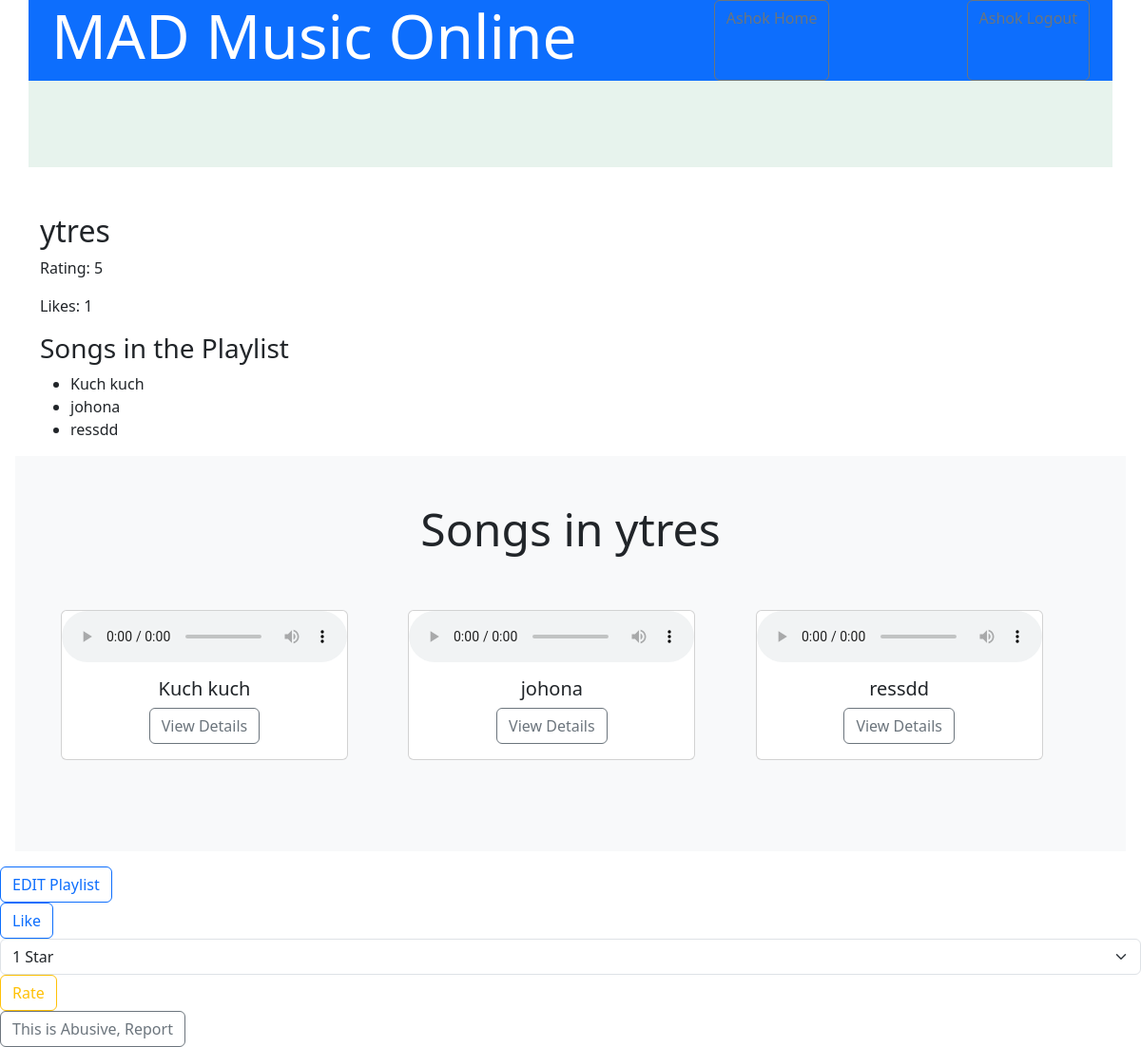
Page /playlist/2 (signed in) on the committed database.
### application/models.py (models this page shows)
class Playlist(db.Model):
    __tablename__ = 'playlist'
    __table_args__ = {'extend_existing': True}
    id = db.Column(db.Integer, autoincrement = True, primary_key = True )
    name = db.Column(db.String(50), nullable = False, unique = True )
    is_abusive = db.Column(db.Boolean, default = 0)
    likes = db.Column(db.Integer, default=0)
    ratings = db.relationship('PlaylistRating', backref='playlist', lazy=True)
    avg_rating = db.Column(db.Integer, default= 0)
    pl_songs = db.relationship(
        'Song',
        secondary=songs,
        primaryjoin='Playlist.id == songs.c.playlist_id',
        secondaryjoin='Song.id == songs.c.song_id',
        backref=db.backref('associated_playlists', lazy=True),
        cascade='all',
        single_parent=True,
    )
    pl_users = db.relationship('User', secondary = users, lazy='subquery',
            backref=db.backref('associated_playlists', lazy=True))

class Song(db.Model):
    __tablename__ = 'song'
    __table_args__ = {'extend_existing': True}
    id = db.Column(db.Integer, autoincrement = True, primary_key = True )
    name = db.Column(db.String(100), nullable = False, unique = True )
    lyrics = db.Column(db.String(10000), nullable= False)
    audio = db.Column(db.String(10000), nullable= False)
    creater_id = db.Column(db.Integer, db.ForeignKey('user.id'), nullable= False)
    created_on =db.Column(db.DateTime(timezone=True), default =datetime.utcnow())
    duration= db.Column(db.Integer, default = 0)
    likes = db.Column(db.Integer, default=0)
    ratings = db.relationship('SongRating', backref='song', lazy=True)
    avg_rating = db.Column(db.Integer, default= 0)
    album_id = db.Column(db.Integer, db.ForeignKey('album.id'), nullable= True)
    is_abusive = db.Column(db.Boolean, default = 0)
    playlists = db.relationship(
        'Playlist',
        secondary=songs,
        primaryjoin='Song.id == songs.c.song_id',
        secondaryjoin='Playlist.id == songs.c.playlist_id',
        backref=db.backref('associated_songs', lazy=True),
        cascade='all',
        single_parent=True,
    )

### application/controllers.py (the view)
@app.route('/playlist/<int:playlist_id>')
def playlist_details(playlist_id):
    playlist = Playlist.query.get(playlist_id)
    email = session['user_email']
    user = db.session.query(User).filter_by(email=email).first()
    all_songs = db.session.query(Song).all()
    if not playlist:
        flash('Playlist not found.', 'error')
        return redirect(url_for('user_home'))  # Replace with the actual route
    return render_template('playlist_detail.html', playlist=playlist, user=user, all_songs=all_songs)

### templates/playlist_detail.html (shortened to what this page needs)
<!DOCTYPE html>
<html lang="en">
<head>
    <link href="https://cdn.jsdelivr.net/npm/bootstrap@5.3.2/dist/css/bootstrap.min.css" rel="stylesheet"
>
    <link rel="stylesheet" href="{{url_for('static', filename = 'style.css')}}"/>
</head>
<nav class="container text-center bg-primary text-white">
    <div class="container d-flex flex-column flex-md-row justify-content-between">
        <h1 class="display-3">MAD Music Online</h1>
        <a class="btn btn-outline-secondary" href="/user_home">  {{ user.firstname }} Home </a>
        <a class="btn btn-outline-secondary" href="/user_login">  {{ user.firstname }} Logout </a>
    </div>
</nav>
    <body>
        <div class="container text-center bg-success p-2 text-dark bg-opacity-10">
            <div class="col-8 gx=5">
                <h1 class="display-4"> &nbsp;&nbsp;&nbsp; &nbsp;&nbsp;
                </h1>
            </div>
        </div>
    <div class="container mt-5">
        <h2>{{ playlist.name }}</h2>
        <p>Rating: {{ playlist.avg_rating|round(2) }}</p>
        <p> Likes: {{ playlist.likes }}</p>
        <h3>Songs in the Playlist</h3>
        <ul>
            {% for song in playlist.pl_songs %}
            <li>{{ song.name }}</li>
            {% endfor %}
        </ul>
    </div>
    <div class="position-relative overflow-hidden p-3 p-md-5 m-md-3 text-center bg-light">
        {% if playlist %}
        <h2 class="display-5"> Songs in {{playlist.name}} </h2>
        <div class="row g-4 py-5 row-cols-1 row-cols-lg-3">
            {% for song in playlist.pl_songs %}
            <div class="col d-flex align-items-start">
                <div class="card flex-shrink-0" >
                    <audio controls>
                        <source src="{{ url_for('static', filename=song.audio) }}" type="audio/mp3">
                    </audio>
                    <div class="card-body">
                        <h5  class="card-title">{{ song.name }}</h5>
                        <a class="btn btn-outline-secondary" href="/song/{{song.id}}">View Details</a>
                    </div>
                </div>
            </div>
            {% endfor %}
        </div>
        {% endif %}
    </div>
<form action="{{ url_for('edit_playlist', playlist_id=playlist.id) }}" method="get">
    <button type="submit" class="btn btn-outline-primary">EDIT Playlist</button>
</form>
<form action="{{ url_for('like_playlist', playlist_id=playlist.id) }}" method="post">
    <button type="submit" class="btn btn-outline-primary">Like</button>
</form>
<form action="{{ url_for('rate_playlist', playlist_id=playlist.id) }}" method="post">
    <select name="rating" class="form-select">
        <option value="1">1 Star</option>
    </select>
    <button type="submit" class="btn btn-outline-warning">Rate</button>
</form>
<form action="{{ url_for('abusive_playlist', playlist_id=playlist.id) }}" method="post">
    <button type="submit" class="btn btn-outline-secondary">This is Abusive, Report</button>
</form>
</body>
</html>

### static/style.css (style rules this page uses)
button { position: flex; display : inline-block; right: 400px ; padding-top: 20px; padding-bottom: 20px; text-emphasis: 20px; touch-action: pinch-zoom; padding-inline-start: 2cm; }

### rows in the picture
Playlist: name "ytres", avg_rating "5", likes "1"
Song: name "Kuch kuch"
Song: name "johona"
Song: name "ressdd"
